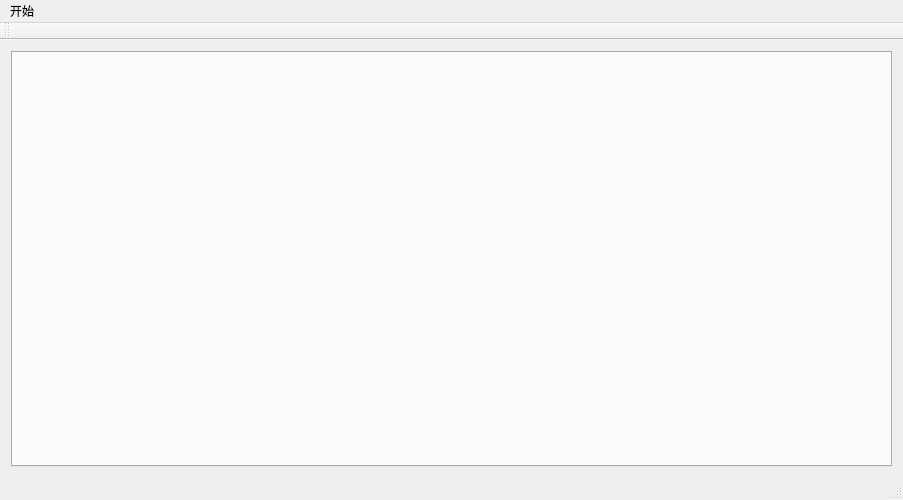
<?xml version="1.0" encoding="UTF-8"?>
<ui version="4.0">
 <class>MainWindow</class>
 <widget class="QMainWindow" name="MainWindow">
  <property name="geometry">
   <rect>
    <x>0</x>
    <y>0</y>
    <width>903</width>
    <height>500</height>
   </rect>
  </property>
  <property name="windowTitle">
   <string>MainWindow</string>
  </property>
  <widget class="QWidget" name="centralWidget">
   <layout class="QGridLayout" name="gridLayout">
    <item row="0" column="0">
     <widget class="QTabWidget" name="tabWidget">
      <property name="currentIndex">
       <number>-1</number>
      </property>
      <property name="movable">
       <bool>true</bool>
      </property>
     </widget>
    </item>
   </layout>
  </widget>
  <widget class="QToolBar" name="mainToolBar">
   <attribute name="toolBarArea">
    <enum>TopToolBarArea</enum>
   </attribute>
   <attribute name="toolBarBreak">
    <bool>false</bool>
   </attribute>
  </widget>
  <widget class="QStatusBar" name="statusBar"/>
  <widget class="QMenuBar" name="menuBar">
   <property name="geometry">
    <rect>
     <x>0</x>
     <y>0</y>
     <width>903</width>
     <height>26</height>
    </rect>
   </property>
   <widget class="QMenu" name="menu">
    <property name="title">
     <string>开始</string>
    </property>
    <addaction name="actOpen"/>
    <addaction name="separator"/>
    <addaction name="separator"/>
    <addaction name="actCloseFile"/>
    <addaction name="actCloseAPP"/>
   </widget>
   <addaction name="menu"/>
  </widget>
  <action name="actOpen">
   <property name="text">
    <string>打开</string>
   </property>
   <property name="shortcut">
    <string>Ctrl+O</string>
   </property>
  </action>
  <action name="actCloseFile">
   <property name="text">
    <string>关闭文件</string>
   </property>
  </action>
  <action name="actCloseAPP">
   <property name="text">
    <string>关闭软件</string>
   </property>
  </action>
 </widget>
 <layoutdefault spacing="6" margin="11"/>
 <resources/>
 <connections/>
</ui>
